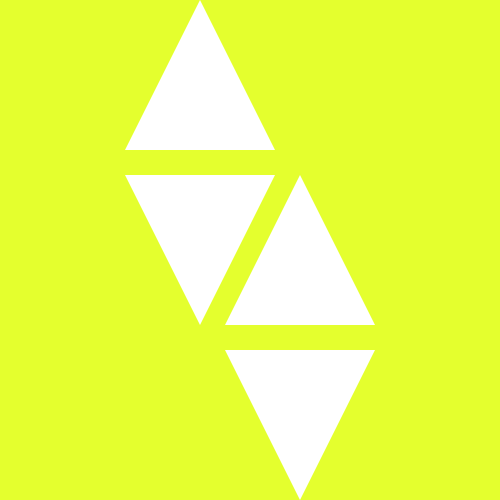
Frame 1 (no input)
Frame 60 (the mouse pressed at the canvas centre just before this capture): identical to frame 1, image omitted
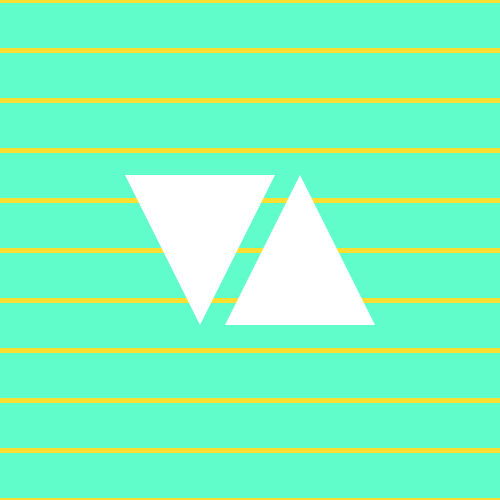
Frame 120 (the mouse held since frame 60 and released just before this capture)

The Processing sketch that drew these frames (run headless with seeded random() and noise(); from frame 60 on, the mouse is pressed at the canvas centre):

// Processing sketch: de
// ── de.pde
int d = 50;
int q = 100;

void setup(){
  size(500,500);
}

void draw(){
  if(mousePressed){
    background(96,252,202);
    
    //for loop con rayas
    strokeWeight(5);
    stroke(250,223,50);
    for(int i = 0; i < d;i++){
      line(0, i*d, 500, i*d);
    }
    
    noStroke();
    triangle(125,175,275,175,200,325);
    triangle(300,175,225,325,375,325);
  } else{
    background(228,255,46);
    noStroke();
    triangle(275,150,125,150,200,0);
    triangle(125,175,275,175,200,325);
    triangle(300,175,225,325,375,325);
    triangle(225,350,375,350,300,500);
  }
}
